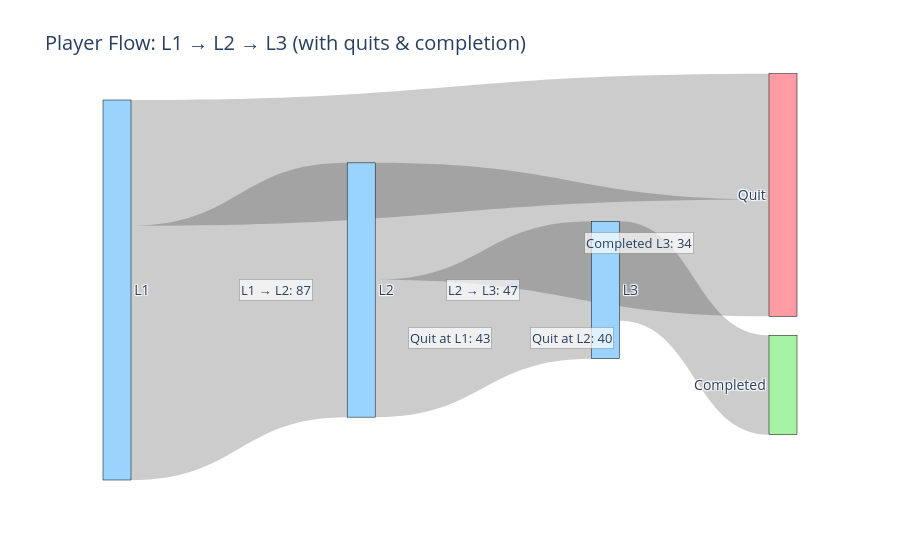

The cell this chart's notebook holds for it:
### Code cell
# L1 -> L2, Quit at L1, L2 -> L3, Quit at L2, Completed L3
import pandas as pd
from collections import defaultdict
import plotly.graph_objects as go

df = pd.read_csv("metric1.csv")
df.columns = [c.strip() for c in df.columns]
if "ts" in df.columns:
    df["event_time"] = pd.to_datetime(df["ts"], errors="coerce", utc=True)
else:
    df["event_time"] = pd.to_datetime(df["Timestamp"], errors="coerce", utc=True)

def level_to_int(x):
    s = str(x)
    digits = "".join(ch for ch in s if ch.isdigit())
    return int(digits) if digits else None

df["level_num"] = df["level"].apply(level_to_int)
df = df.dropna(subset=["level_num"]).copy()
df["level_num"] = df["level_num"].astype(int)

reached = (df.sort_values("event_time")
             .groupby(["sessionId", "level_num"], as_index=False)
             .agg(first_seen=("event_time", "first")))

reached_L1 = set(reached.loc[reached["level_num"] == 1, "sessionId"])
reached_L2 = set(reached.loc[reached["level_num"] == 2, "sessionId"])
reached_L3 = set(reached.loc[reached["level_num"] == 3, "sessionId"])

reached_times = {(r.sessionId, r.level_num): r.first_seen for _, r in reached.iterrows()}

def went(from_level, to_level, sess_set_from, sess_set_to):
    cnt = 0
    for s in (sess_set_from & sess_set_to):
        if reached_times[(s, to_level)] > reached_times[(s, from_level)]:
            cnt += 1
    return cnt

L1_to_L2 = went(1, 2, reached_L1, reached_L2)
L2_to_L3 = went(2, 3, reached_L2, reached_L3)

completed_L3_sessions = set(
    df[(df["level_num"] == 3) & (df["eventType"] == "RunEnd") & (df["result"].str.lower() == "success")]["sessionId"]
)
completed_L3 = len(completed_L3_sessions)

starters = len(reached_L1)
started_L2 = len(reached_L2)
quit_at_L1 = starters - L1_to_L2
quit_at_L2 = started_L2 - L2_to_L3

print("=== Counts (from players who started at Level 1) ===")
print(f"Started at Level 1: {starters}")
print(f"Quit at Level 1: {quit_at_L1}")
print(f"L1 → L2: {L1_to_L2}")
print(f"Quit at Level 2: {quit_at_L2}")
print(f"L2 → L3: {L2_to_L3}")
print(f"Completed Level 3: {completed_L3}")

labels = ["L1", "L2", "L3", "Quit", "Completed"]

links = [
    ("L1", "Quit", quit_at_L1,  "Quit at L1"),
    ("L1", "L2",   L1_to_L2,    "L1 → L2"),
    ("L2", "Quit", quit_at_L2,  "Quit at L2"),
    ("L2", "L3",   L2_to_L3,    "L2 → L3"),
    ("L3", "Completed", completed_L3, "Completed L3"),
]

idx = {lab: i for i, lab in enumerate(labels)}
source = [idx[a] for a, b, v, t in links]
target = [idx[b] for a, b, v, t in links]
value  = [int(v) for a, b, v, t in links]
text   = [t for a, b, v, t in links]

node_x = {
    "L1": 0.05, "L2": 0.38, "L3": 0.71,
    "Quit": 0.95, "Completed": 0.95
}
node_y = {
    "L1": 0.5, "L2": 0.5, "L3": 0.5,
    "Quit": 0.25, "Completed": 0.75
}

node = dict(
    pad=25, thickness=28,
    line=dict(color="black", width=0.5),
    label=labels,
    color=["#9bd3ff", "#9bd3ff", "#9bd3ff", "#ff9ba3", "#a6f3a6"],
    x=[node_x[l] for l in labels],
    y=[node_y[l] for l in labels]
)

link = dict(
    source=source, target=target, value=value,
    hoverlabel=dict(bgcolor="white"),
    hovertemplate="%{value} — %{customdata}<extra></extra>",
    customdata=text
)

fig = go.Figure(data=[go.Sankey(node=node, link=link, arrangement="fixed")])
fig.update_layout(title_text="Player Flow: L1 → L2 → L3 (with quits & completion)", font_size=14)

annotations = []
for (a, b, v, t), s_idx, t_idx in zip(links, source, target):
    if v == 0:
        continue
    ax, ay = node_x[labels[s_idx]], node_y[labels[s_idx]]
    bx, by = node_x[labels[t_idx]], node_y[labels[t_idx]]
    mx, my = (ax + bx) / 2, (ay + by) / 2
    annotations.append(dict(
        x=mx, y=my, xref="paper", yref="paper",
        text=f"{t}: {v}",
        showarrow=False,
        font=dict(size=13),
        bgcolor="rgba(255,255,255,0.7)",
        bordercolor="rgba(0,0,0,0.2)",
        borderwidth=1,
        align="center",
    ))

fig.update_layout(annotations=annotations)
fig.show()

### Figure 1 — Plotly figure (JSON) as saved in the notebook; plotly's stock layout.template omitted (floating-point values rounded to 4 significant figures)
{"data": [{"arrangement": "fixed", "link": {"customdata": ["Quit at L1", "L1 → L2", "Quit at L2", "L2 → L3", "Completed L3"], "hoverlabel": {"bgcolor": "white"}, "hovertemplate": "%{value} — %{customdata}<extra></extra>", "source": [0, 0, 1, 1, 2], "target": [3, 1, 3, 2, 4], "value": [43, 87, 40, 47, 34]}, "node": {"color": ["#9bd3ff", "#9bd3ff", "#9bd3ff", "#ff9ba3", "#a6f3a6"], "label": ["L1", "L2", "L3", "Quit", "Completed"], "line": {"color": "black", "width": 0.5}, "pad": 25, "thickness": 28, "x": [0.05, 0.38, 0.71, 0.95, 0.95], "y": [0.5, 0.5, 0.5, 0.25, 0.75]}, "type": "sankey"}], "layout": {"annotations": [{"align": "center", "bgcolor": "rgba(255,255,255,0.7)", "bordercolor": "rgba(0, 0, 0, 0.2)", "borderwidth": 1, "font": {"size": 13}, "showarrow": false, "text": "Quit at L1: 43", "x": 0.5, "xref": "paper", "y": 0.375, "yref": "paper"}, {"align": "center", "bgcolor": "rgba(255,255,255,0.7)", "bordercolor": "rgba(0, 0, 0, 0.2)", "borderwidth": 1, "font": {"size": 13}, "showarrow": false, "text": "L1 → L2: 87", "x": 0.215, "xref": "paper", "y": 0.5, "yref": "paper"}, {"align": "center", "bgcolor": "rgba(255,255,255,0.7)", "bordercolor": "rgba(0, 0, 0, 0.2)", "borderwidth": 1, "font": {"size": 13}, "showarrow": false, "text": "Quit at L2: 40", "x": 0.665, "xref": "paper", "y": 0.375, "yref": "paper"}, {"align": "center", "bgcolor": "rgba(255,255,255,0.7)", "bordercolor": "rgba(0, 0, 0, 0.2)", "borderwidth": 1, "font": {"size": 13}, "showarrow": false, "text": "L2 → L3: 47", "x": 0.545, "xref": "paper", "y": 0.5, "yref": "paper"}, {"align": "center", "bgcolor": "rgba(255,255,255,0.7)", "bordercolor": "rgba(0, 0, 0, 0.2)", "borderwidth": 1, "font": {"size": 13}, "showarrow": false, "text": "Completed L3: 34", "x": 0.83, "xref": "paper", "y": 0.625, "yref": "paper"}], "autosize": true, "font": {"size": 14}, "title": {"text": "Player Flow: L1 → L2 → L3 (with quits & completion)"}}}
